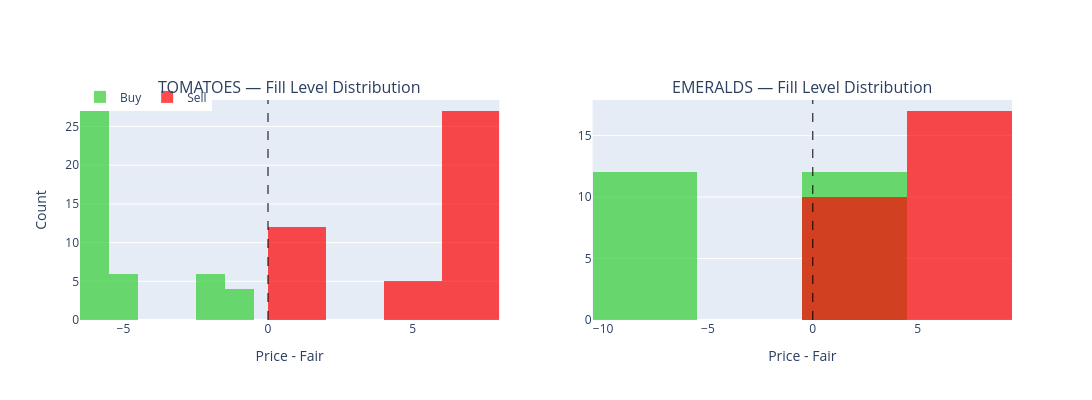

This figure's notebook cell:
### Markdown cell above
### 5c — 成交档位分布（normalized level histogram）

我方成交落在哪些 `price - fair` 档位，和预期策略设计对比。

### Code cell
fig = make_subplots(rows=1, cols=len(products),
                    subplot_titles=[f"{p} — Fill Level Distribution" for p in products])

for i, product in enumerate(products, 1):
    pt = my_with_wm.filter(pl.col("product") == product)
    if pt.height == 0:
        continue

    # norm_level = price - fair; 买入为负 edge，卖出为正 edge
    norm = (pt["price"] - pt["fair"]).to_list()

    # 分 buy/sell 颜色
    buys_norm = pt.filter(pl.col("trade_type") == "my_buy")
    sells_norm = pt.filter(pl.col("trade_type") == "my_sell")

    if buys_norm.height > 0:
        fig.add_trace(go.Histogram(
            x=(buys_norm["price"] - buys_norm["fair"]).to_list(),
            marker_color="limegreen", opacity=0.7, name="Buy", legendgroup="buy",
            showlegend=(i == 1),
        ), row=1, col=i)
    if sells_norm.height > 0:
        fig.add_trace(go.Histogram(
            x=(sells_norm["price"] - sells_norm["fair"]).to_list(),
            marker_color="red", opacity=0.7, name="Sell", legendgroup="sell",
            showlegend=(i == 1),
        ), row=1, col=i)

    fig.add_vline(x=0, line_dash="dash", line_color="black", line_width=1, row=1, col=i)
    fig.update_xaxes(title_text="Price - Fair", row=1, col=i)

fig.update_yaxes(title_text="Count", row=1, col=1)
fig.update_layout(height=400, width=1200, barmode="overlay",
                  legend=dict(orientation="h", y=1.08, x=0))
fig.show()

### Figure 1 — Plotly figure (JSON) as saved in the notebook; plotly's stock layout.template omitted (floating-point values rounded to 4 significant figures)
{"data": [{"legendgroup": "buy", "marker": {"color": "limegreen"}, "name": "Buy", "opacity": 0.7, "showlegend": true, "type": "histogram", "x": [-6, -6, -2, -6, -1, -6, -6, -6, -1.5, -2, -1, -6, -5, -6, -1, -6, -6, -2, -6, -6, -2, -6, -5.5, -6, -2, -6, -6, -6, -6, -2, -6, -6, -6, -5, -5, -6, -5.5, -6, -6, -6, -5, -6, -6], "xaxis": "x", "yaxis": "y"}, {"legendgroup": "sell", "marker": {"color": "red"}, "name": "Sell", "opacity": 0.7, "showlegend": true, "type": "histogram", "x": [0, 6, 6, 6, 6, 6, 0, 1, 6, 6, 6, 0, 5, 6, 5.5, 0, 0, 0, 6, 1, 6, 6, 6, 6, 6, 6, 6, 6, 5, 0, 6, 5, 6, 5.5, 1, 6, 6, 6, 1, 6, 6, 0, 6, 6], "xaxis": "x", "yaxis": "y"}, {"legendgroup": "buy", "marker": {"color": "limegreen"}, "name": "Buy", "opacity": 0.7, "showlegend": false, "type": "histogram", "x": [0, -7, -7, -7, -7, -7, 0, -7, -7, -7, -7, 0, 0, -7, 0, 0, 0, 0, 0, -7, 0, -7, 0, 0], "xaxis": "x2", "yaxis": "y2"}, {"legendgroup": "sell", "marker": {"color": "red"}, "name": "Sell", "opacity": 0.7, "showlegend": false, "type": "histogram", "x": [7, 0, 0, 0, 0, 0, 7, 0, 0, 0, 7, 0, 7, 7, 7, 7, 7, 7, 7, 7, 7, 7, 0, 7, 7, 7, 7], "xaxis": "x2", "yaxis": "y2"}], "layout": {"annotations": [{"font": {"size": 16}, "showarrow": false, "text": "TOMATOES — Fill Level Distribution", "x": 0.225, "xanchor": "center", "xref": "paper", "y": 1, "yanchor": "bottom", "yref": "paper"}, {"font": {"size": 16}, "showarrow": false, "text": "EMERALDS — Fill Level Distribution", "x": 0.775, "xanchor": "center", "xref": "paper", "y": 1, "yanchor": "bottom", "yref": "paper"}], "barmode": "overlay", "height": 400, "legend": {"orientation": "h", "x": 0, "y": 1.08}, "shapes": [{"line": {"color": "black", "dash": "dash", "width": 1}, "type": "line", "x0": 0, "x1": 0, "xref": "x", "y0": 0, "y1": 1, "yref": "y domain"}, {"line": {"color": "black", "dash": "dash", "width": 1}, "type": "line", "x0": 0, "x1": 0, "xref": "x2", "y0": 0, "y1": 1, "yref": "y2 domain"}], "width": 1200, "xaxis": {"anchor": "y", "domain": [0, 0.45], "title": {"text": "Price - Fair"}}, "xaxis2": {"anchor": "y2", "domain": [0.55, 1], "title": {"text": "Price - Fair"}}, "yaxis": {"anchor": "x", "domain": [0, 1], "title": {"text": "Count"}}, "yaxis2": {"anchor": "x2", "domain": [0, 1]}}}
